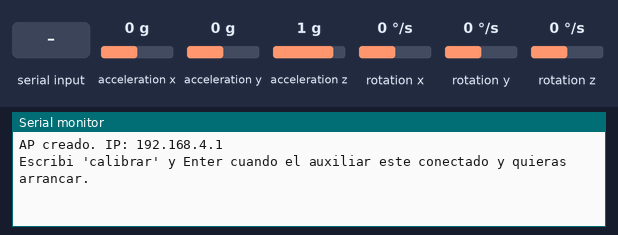
The sketch below on a simulated ESP32-C3. Parts: the last lines printed to the serial monitor. The test bench sets the inputs (shaded band); at power-on: acceleration x 0 g, acceleration y 0 g, acceleration z 1 g, rotation x 0 °/s, rotation y 0 °/s, rotation z 0 °/s.

Above: at 1.7 s.
1.8 s: "calibrar\n" received over Serial
At 2.5 s:
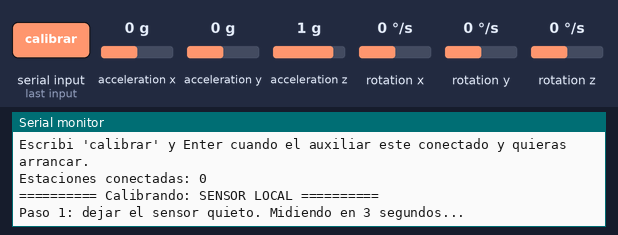
At 8.1 s:
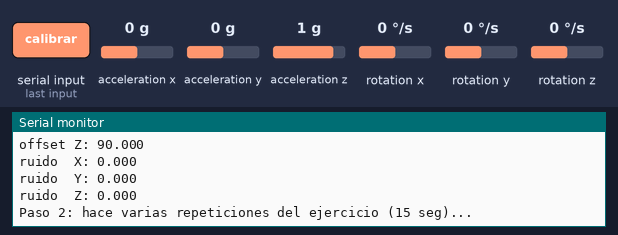

The sketch:

prueba_mpu6050_wifi.ino
```cpp
// ============================================================
// HERRAMIENTA DE CALIBRACION -- PRINCIPAL (ESP32-C3)
// Hace de Access Point (como en el sistema real), le pide datos
// al auxiliar por HTTP, y calibra AMBOS sensores (local + aux)
// a la vez: offset, ruido, y rango de movimiento del ejercicio.
// Resultado se ve por Serial (cable USB conectado todo el tiempo).
// ============================================================
#include <MPU6050.h>
#include "Wire.h"
#include "WiFi.h"
#include <HTTPClient.h>
#include "I2Cdev.h"

MPU6050 sensor;

const char* ssid = "CALIBRACION_PRINCIPAL";
const char* password = "12345678";
const char* urlAux = "http://192.168.4.2/datos";

void leerLocal(float &x, float &y, float &z) {
  int16_t ax, ay, az;
  sensor.getAcceleration(&ax, &ay, &az);
  float xa = (ax / 16384.0) * 9.81;
  float ya = (ay / 16384.0) * 9.81;
  float za = (az / 16384.0) * 9.81;
  x = atan2(xa, sqrt(ya * ya + za * za)) * 180.0 / PI;
  y = atan2(ya, sqrt(xa * xa + za * za)) * 180.0 / PI;
  z = atan2(za, sqrt(xa * xa + ya * ya)) * 180.0 / PI;
}

// Devuelve true si pudo leer, y llena x/y/z con los angulos crudos del auxiliar
bool leerAux(float &x, float &y, float &z) {
  HTTPClient http;
  http.setTimeout(500);
  http.begin(urlAux);
  int codigo = http.GET();
  if (codigo != 200) { http.end(); return false; }

  String payload = http.getString();
  http.end();

  int c1 = payload.indexOf(',');
  int c2 = payload.indexOf(',', c1 + 1);
  if (c1 < 0 || c2 < 0) return false;

  x = payload.substring(0, c1).toFloat();
  y = payload.substring(c1 + 1, c2).toFloat();
  z = payload.substring(c2 + 1).toFloat();
  return true;
}

// ----------------------------------------------------------
// Calibra un sensor (local o aux) en 2 pasos: offset+ruido, y rango.
// "nombreSensor" es solo para que el Serial diga de cual se trata.
// "esLocal" decide si lee del sensor propio o le pide al auxiliar.
// ----------------------------------------------------------
void calibrarSensor(const char* nombreSensor, bool esLocal) {
  Serial.print("\n========== Calibrando: ");
  Serial.print(nombreSensor);
  Serial.println(" ==========");

  // --- PASO 1: offset + ruido en reposo ---
  Serial.println("Paso 1: dejar el sensor quieto. Midiendo en 3 segundos...");
  delay(3000);

  const int MUESTRAS = 300;
  float sumaX = 0, sumaY = 0, sumaZ = 0;
  float valX[MUESTRAS], valY[MUESTRAS], valZ[MUESTRAS];
  int ok = 0;

  for (int i = 0; i < MUESTRAS; i++) {
    float ix, iy, iz;
    bool leido = esLocal ? (leerLocal(ix, iy, iz), true) : leerAux(ix, iy, iz);
    if (!leido) { i--; continue; } // reintenta esta muestra si el auxiliar no respondio
    valX[ok] = ix; valY[ok] = iy; valZ[ok] = iz;
    sumaX += ix; sumaY += iy; sumaZ += iz;
    ok++;
    delay(5);
  }

  float offsetX = sumaX / ok, offsetY = sumaY / ok, offsetZ = sumaZ / ok;

  float cuadX = 0, cuadY = 0, cuadZ = 0;
  for (int i = 0; i < ok; i++) {
    cuadX += pow(valX[i] - offsetX, 2);
    cuadY += pow(valY[i] - offsetY, 2);
    cuadZ += pow(valZ[i] - offsetZ, 2);
  }
  float ruidoX = sqrt(cuadX / ok), ruidoY = sqrt(cuadY / ok), ruidoZ = sqrt(cuadZ / ok);

  Serial.println("--- OFFSET (reposo) ---");
  Serial.print("offset X: "); Serial.println(offsetX, 3);
  Serial.print("offset Y: "); Serial.println(offsetY, 3);
  Serial.print("offset Z: "); Serial.println(offsetZ, 3);
  Serial.print("ruido  X: "); Serial.println(ruidoX, 3);
  Serial.print("ruido  Y: "); Serial.println(ruidoY, 3);
  Serial.print("ruido  Z: "); Serial.println(ruidoZ, 3);

  // --- PASO 2: rango de movimiento ---
  Serial.println("\nPaso 2: hace varias repeticiones del ejercicio (15 seg)...");
  delay(1000);

  float minX = 999, maxX = -999, minY = 999, maxY = -999, minZ = 999, maxZ = -999;
  unsigned long inicio = millis();
  while (millis() - inicio < 15000) {
    float ix, iy, iz;
    bool leido = esLocal ? (leerLocal(ix, iy, iz), true) : leerAux(ix, iy, iz);
    if (!leido) { delay(20); continue; }

    ix -= offsetX; iy -= offsetY; iz -= offsetZ;
    if (ix < minX) minX = ix; if (ix > maxX) maxX = ix;
    if (iy < minY) minY = iy; if (iy > maxY) maxY = iy;
    if (iz < minZ) minZ = iz; if (iz > maxZ) maxZ = iz;

    delay(20);
  }

  Serial.println("--- RANGO DE MOVIMIENTO (offset ya restado) ---");
  Serial.print("X: min="); Serial.print(minX, 2); Serial.print(" max="); Serial.println(maxX, 2);
  Serial.print("Y: min="); Serial.print(minY, 2); Serial.print(" max="); Serial.println(maxY, 2);
  Serial.print("Z: min="); Serial.print(minZ, 2); Serial.print(" max="); Serial.println(maxZ, 2);
}

void setup() {
  Serial.begin(115200);
  unsigned long esperaInicio = millis();
  while (!Serial && millis() - esperaInicio < 10000) delay(100);
  delay(500);

  Wire.begin(6, 7);
  sensor.initialize();
  if (!sensor.testConnection()) {
    Serial.println("Error: MPU6050 local no responde.");
  }

  WiFi.mode(WIFI_AP);
  WiFi.softAP(ssid, password);
  Serial.print("AP creado. IP: ");
  Serial.println(WiFi.softAPIP());

  Serial.println("Escribi 'calibrar' y Enter cuando el auxiliar este conectado y quieras arrancar.");
}

void loop() {
  if (Serial.available() > 0) {
    String linea = Serial.readStringUntil('\n');
    linea.trim();
    if (linea == "calibrar") {
      Serial.print("Estaciones conectadas: ");
      Serial.println(WiFi.softAPgetStationNum());

      calibrarSensor("SENSOR LOCAL", true);

      if (WiFi.softAPgetStationNum() > 0) {
        calibrarSensor("SENSOR AUXILIAR", false);
      } else {
        Serial.println("\nNo hay auxiliar conectado, se omite su calibracion.");
      }

      Serial.println("\n\n===== CALIBRACION COMPLETA. Copiar los numeros de arriba. =====");
      Serial.println("Escribi 'calibrar' de nuevo para repetir.");
    }
  }
}
```

Measured:
- after the input at 1.8 s, the serial monitor: prints a new line at once (image 1)
